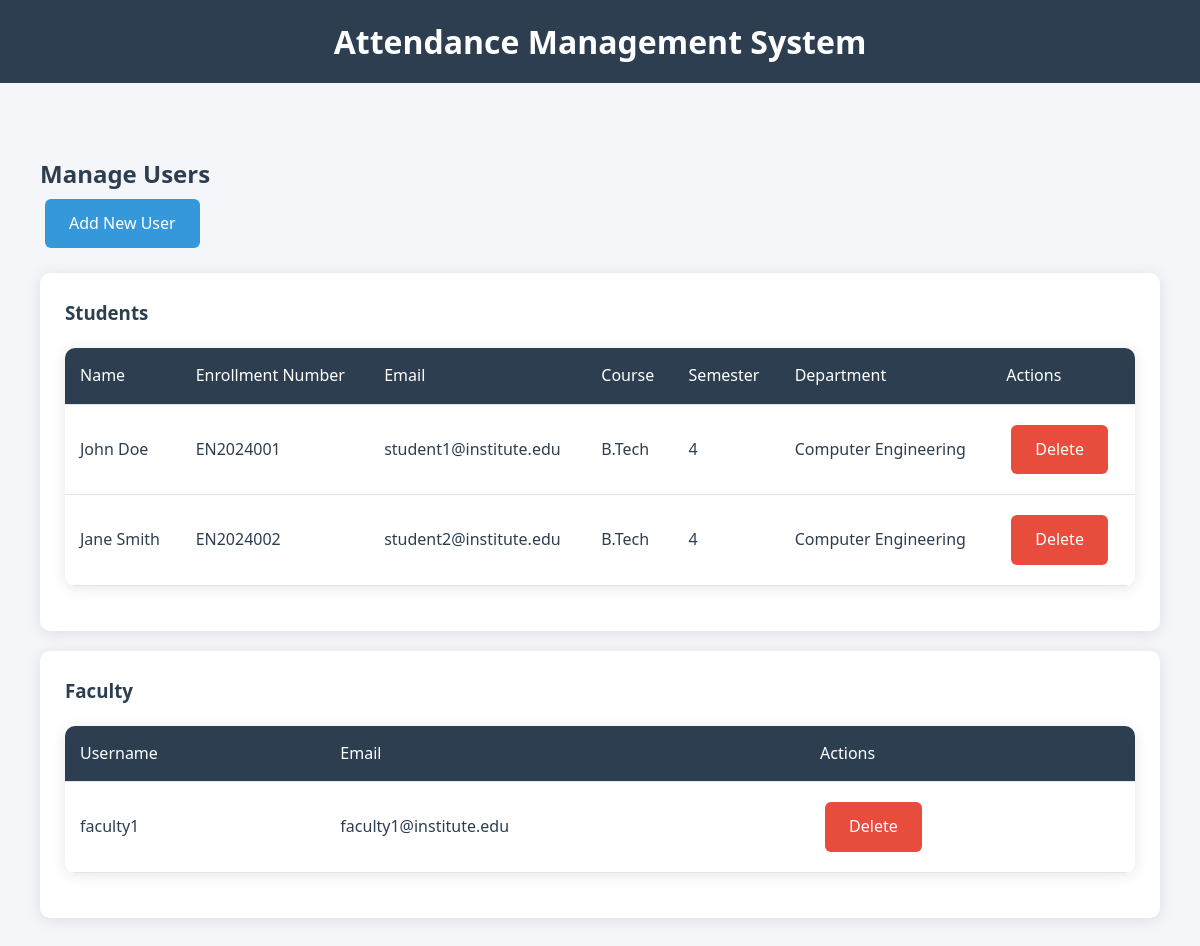
Screenshot of /admin/manage_users (signed in) with the database file from the repository.
### app.py (models this page shows)
class Student(db.Model):
    id = db.Column(db.Integer, primary_key=True)
    user_id = db.Column(db.Integer, db.ForeignKey('user.id'), nullable=False)
    enrollment_number = db.Column(db.String(20), unique=True, nullable=False)
    name = db.Column(db.String(100), nullable=False)
    phone_number = db.Column(db.String(15))
    institute_email = db.Column(db.String(120), unique=True)
    course = db.Column(db.String(50))
    semester = db.Column(db.Integer)
    department = db.Column(db.String(50))
    address = db.Column(db.Text)
    marks = db.relationship('Marks', backref='student', lazy=True)

class User(db.Model):
    id = db.Column(db.Integer, primary_key=True)
    username = db.Column(db.String(80), unique=True, nullable=False)
    password = db.Column(db.String(120), nullable=False)
    role = db.Column(db.String(20), nullable=False)  # admin, faculty, student
    email = db.Column(db.String(120), unique=True)

### app.py (the view)
@app.route('/admin/manage_users')
def manage_users():
    if session.get('role') != 'admin':
        return redirect(url_for('login'))
    students = db.session.query(Student, User).join(User).all()
    faculty = User.query.filter_by(role='faculty').all()
    return render_template('admin/manage_users.html', students=students, faculty=faculty)

### templates/admin/manage_users.html
{% extends "base.html" %}
{% block content %}
<div class="container mt-4">
    <h2>Manage Users</h2>
    <div class="mb-3">
        <a href="{{ url_for('add_user') }}" class="btn btn-primary">Add New User</a>
    </div>
    <div class="card mb-4">
        <div class="card-header">
            <h3>Students</h3>
        </div>
        <div class="card-body">
            <div class="table-responsive">
                <table class="table">
                    <thead>
                        <tr>
                            <th>Name</th>
                            <th>Enrollment Number</th>
                            <th>Email</th>
                            <th>Course</th>
                            <th>Semester</th>
                            <th>Department</th>
                            <th>Actions</th>
                        </tr>
                    </thead>
                    <tbody>
                        {% for student, user in students %}
                        <tr>
                            <td>{{ student.name }}</td>
                            <td>{{ student.enrollment_number }}</td>
                            <td>{{ user.email }}</td>
                            <td>{{ student.course }}</td>
                            <td>{{ student.semester }}</td>
                            <td>{{ student.department }}</td>
                            <td>
                                <a href="{{ url_for('delete_user', user_id=user.id) }}"
                                   class="btn btn-danger btn-sm"
                                   onclick="return confirm('Are you sure you want to delete this student?')">Delete</a>
                            </td>
                        </tr>
                        {% endfor %}
                    </tbody>
                </table>
            </div>
        </div>
    </div>
    <div class="card">
        <div class="card-header">
            <h3>Faculty</h3>
        </div>
        <div class="card-body">
            <div class="table-responsive">
                <table class="table">
                    <thead>
                        <tr>
                            <th>Username</th>
                            <th>Email</th>
                            <th>Actions</th>
                        </tr>
                    </thead>
                    <tbody>
                        {% for f in faculty %}
                        <tr>
                            <td>{{ f.username }}</td>
                            <td>{{ f.email }}</td>
                            <td>
                                <a href="{{ url_for('delete_user', user_id=f.id) }}"
                                   class="btn btn-danger btn-sm"
                                   onclick="return confirm('Are you sure you want to delete this faculty member?')">Delete</a>
                            </td>
                        </tr>
                        {% endfor %}
                    </tbody>
                </table>
            </div>
        </div>
    </div>
</div>
{% endblock %}

### templates/base.html (shortened to what this page needs)
<!DOCTYPE html>
<html>
<head>
</head>
<body>
    <div class="header">
        <h1>Attendance Management System</h1>
    </div>
    <div class="container">
        {% block content %}{% endblock %}
    </div>
</body>
</html>

### templates/base.html (style rules this page uses)
:root { --primary: #2c3e50; --secondary: #34495e; --accent: #3498db; --success: #27ae60; --danger: #e74c3c; --light: #ecf0f1; --dark: #2c3e50; --text: #2c3e50; }
* { margin: 0; padding: 0; box-sizing: border-box; }
body { font-family: 'Segoe UI', Tahoma, Geneva, Verdana, sans-serif; background-color: #f5f6fa; color: var(--text); line-height: 1.6; }
.container { max-width: 1200px; margin: 0 auto; padding: 20px; }
.card { background: white; border-radius: 10px; box-shadow: 0 2px 15px rgba(0, 0, 0, 0.1); padding: 25px; margin: 20px 0; }
.header { background: var(--primary); color: white; padding: 1rem; margin-bottom: 2rem; text-align: center; }
.btn { display: inline-block; padding: 12px 24px; border-radius: 6px; text-decoration: none; font-weight: 500; transition: all 0.3s ease; border: none; cursor: pointer; margin: 5px; }
.btn-primary { background: var(--accent); color: white; }
.btn-danger { background: var(--danger); color: white; }
table { width: 100%; border-collapse: collapse; margin: 20px 0; background: white; border-radius: 10px; overflow: hidden; box-shadow: 0 2px 15px rgba(0, 0, 0, 0.1); }
th, td { padding: 15px; text-align: left; border-bottom: 1px solid #dfe6e9; }
th { background: var(--primary); color: white; font-weight: 500; }

### rows the page displays
Student: name "John Doe", enrollment_number "EN2024001", email "student1@institute.edu", course "B.Tech", semester "4", department "Computer Engineering"
Student: name "Jane Smith", enrollment_number "EN2024002", email "student2@institute.edu", course "B.Tech", semester "4", department "Computer Engineering"
User: username "faculty1", email "faculty1@institute.edu"
